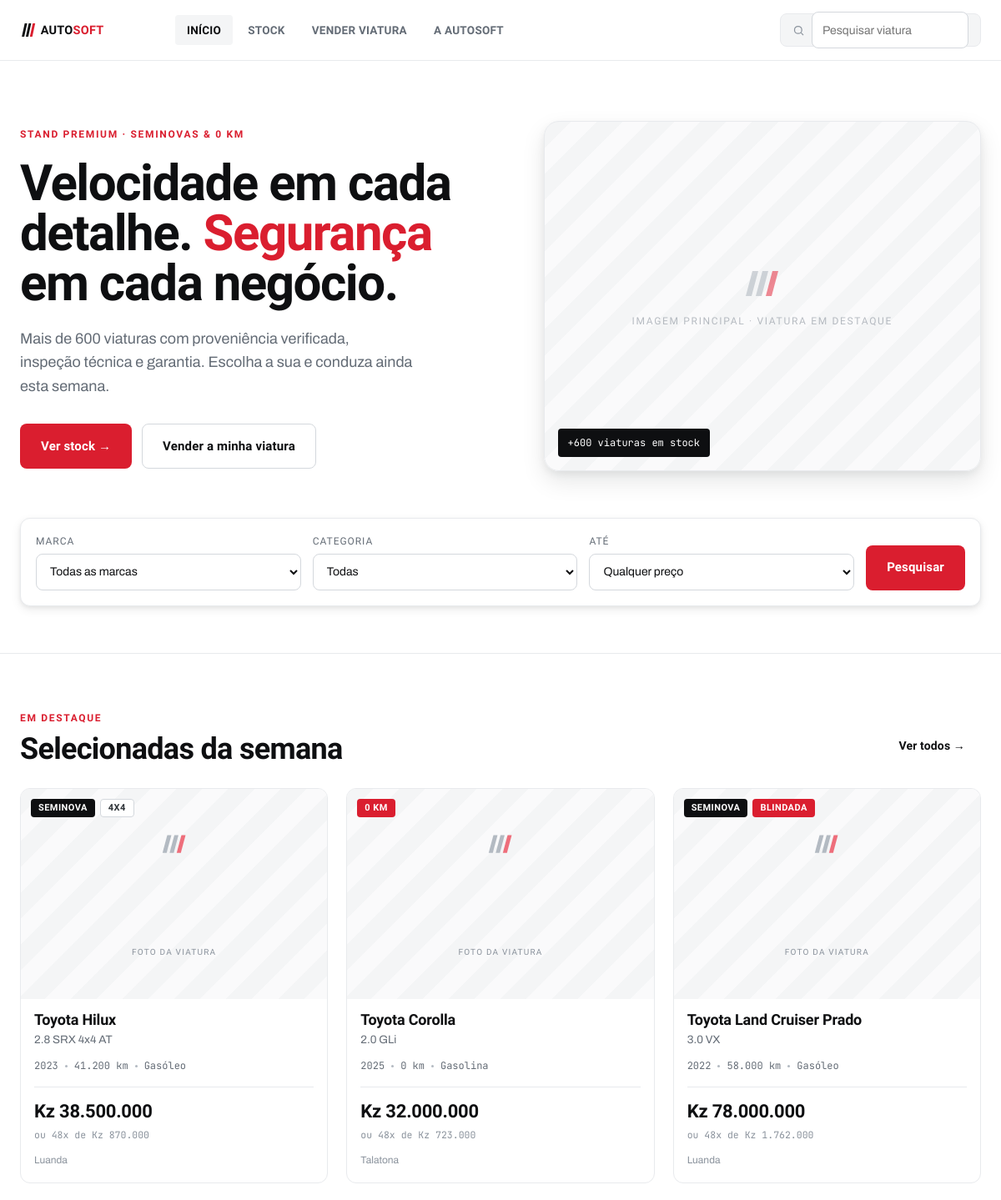
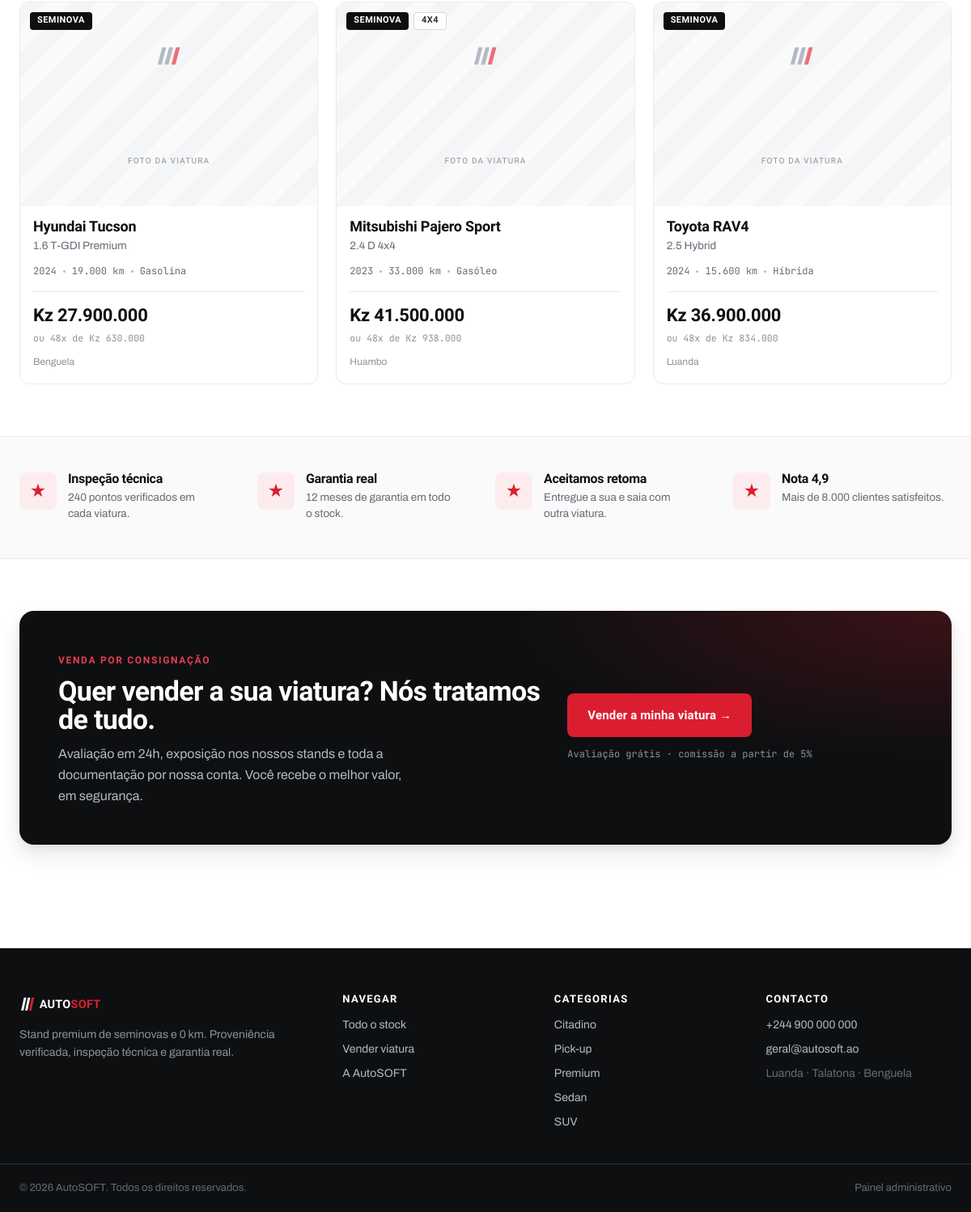
The page / on the database its author committed (2 pictures, top to bottom).
### tables this page shows
CREATE TABLE `vehicles` (
  `id`           INT UNSIGNED NOT NULL AUTO_INCREMENT,
  `brand_id`     INT UNSIGNED NOT NULL,
  `category_id`  INT UNSIGNED DEFAULT NULL,
  `model`        VARCHAR(140) NOT NULL,
  `version`      VARCHAR(180) DEFAULT NULL,
  `slug`         VARCHAR(220) NOT NULL,
  `year`         VARCHAR(12)  DEFAULT NULL,         
  `km`           INT UNSIGNED NOT NULL DEFAULT 0,
  `fuel`         VARCHAR(40)  DEFAULT NULL,         
  `transmission` VARCHAR(40)  DEFAULT NULL,         
  `power`        VARCHAR(40)  DEFAULT NULL,         
  `color`        VARCHAR(60)  DEFAULT NULL,
  `price`        BIGINT UNSIGNED NOT NULL DEFAULT 0,  
  `installment`  VARCHAR(120) DEFAULT NULL,         
  `location`     VARCHAR(80)  DEFAULT NULL,
  `condition`    ENUM('novo','seminova') NOT NULL DEFAULT 'seminova',
  `badges`       VARCHAR(180) DEFAULT NULL,         
  `description`  TEXT         DEFAULT NULL,
  `status`       ENUM('disponivel','reservado','vendido') NOT NULL DEFAULT 'disponivel',
  `featured`     TINYINT(1)   NOT NULL DEFAULT 0,
  `created_at`   TIMESTAMP    NOT NULL DEFAULT CURRENT_TIMESTAMP,
  `updated_at`   TIMESTAMP    NOT NULL DEFAULT CURRENT_TIMESTAMP ON UPDATE CURRENT_TIMESTAMP,
  PRIMARY KEY (`id`),
  UNIQUE KEY `uq_vehicle_slug` (`slug`),
  KEY `idx_vehicle_brand` (`brand_id`),
  KEY `idx_vehicle_category` (`category_id`),
  KEY `idx_vehicle_status` (`status`),
  CONSTRAINT `fk_vehicle_brand` FOREIGN KEY (`brand_id`)
      REFERENCES `brands` (`id`) ON DELETE CASCADE,
  CONSTRAINT `fk_vehicle_category` FOREIGN KEY (`category_id`)
      REFERENCES `categories` (`id`) ON DELETE SET NULL
);

CREATE TABLE `brands` (
  `id`         INT UNSIGNED NOT NULL AUTO_INCREMENT,
  `name`       VARCHAR(120) NOT NULL,
  `slug`       VARCHAR(140) NOT NULL,
  `created_at` TIMESTAMP    NOT NULL DEFAULT CURRENT_TIMESTAMP,
  PRIMARY KEY (`id`),
  UNIQUE KEY `uq_brand_slug` (`slug`)
);

CREATE TABLE `categories` (
  `id`          INT UNSIGNED NOT NULL AUTO_INCREMENT,
  `name`        VARCHAR(120) NOT NULL,
  `slug`        VARCHAR(140) NOT NULL,
  `description` VARCHAR(255) DEFAULT NULL,
  `created_at`  TIMESTAMP    NOT NULL DEFAULT CURRENT_TIMESTAMP,
  PRIMARY KEY (`id`),
  UNIQUE KEY `uq_category_slug` (`slug`)
);

### src/helpers.php (called while the page is built, shortened)
<?php
function e($v): string
{
    return htmlspecialchars((string) $v, ENT_QUOTES, 'UTF-8');
}
function url(string $path = ''): string
{
    $base = rtrim($GLOBALS['CONFIG']['base_url'], '/');
    if ($path === '' || $path === '/') {
        return $base === '' ? '/' : $base . '/';
    }
    return $base . '/' . ltrim($path, '/');
}
function asset(string $path): string
{
    return url('assets/' . ltrim($path, '/'));
}
function kz($value): string
{
    $n = (int) $value;
    return $GLOBALS['CONFIG']['currency'] . ' ' . number_format($n, 0, ',', '.');
}
function render(string $view, array $data = [], string $layout = 'layout'): void
{
    extract($data, EXTR_SKIP);
    $viewFile = __DIR__ . '/../views/' . $view . '.php';
    require $viewFile;
    $content = ob_get_clean();
    require __DIR__ . '/../views/' . $layout . '.php';
}
function q(string $key, $default = '')
{
    return isset($_GET[$key]) ? trim((string) $_GET[$key]) : $default;
}
function parse_badges(?string $s): array
{
    if (!$s) {
        return [];
    }
    return array_values(array_filter(array_map('trim', explode(',', $s))));
}

### controllers/site.php (called while the page is built, shortened)
<?php
function page_home(): void
{
    $featured = find_vehicles([
        'only_available' => true,
        'featured'       => true,
        'limit'          => 6,
    ]);
    render('home', [
        'title'      => 'AutoSOFT — Seu próximo carro',
        'featured'   => $featured,
        'brands'     => all_brands(),
        'categories' => all_categories(),
    ]);
}

### src/models.php (called while the page is built, shortened)
<?php
function all_categories(): array
{
    return db()->query('SELECT * FROM categories ORDER BY name')->fetchAll();
}
function vehicle_select_base(): string
{
    return "SELECT v.*, b.name AS brand_name, b.slug AS brand_slug,
                   c.name AS category_name, c.slug AS category_slug,
                   (SELECT path FROM vehicle_images vi WHERE vi.vehicle_id = v.id
                    ORDER BY vi.sort, vi.id LIMIT 1) AS cover
            FROM vehicles v
            JOIN brands b ON b.id = v.brand_id
            LEFT JOIN categories c ON c.id = v.category_id";
}
function find_vehicles(array $filters = []): array
{
    $sql = vehicle_select_base();
    $where = [];
    $params = [];
    if (!empty($filters['only_available'])) {
        $where[] = "v.status = 'disponivel'";
    }
    if (!empty($filters['featured'])) {
        $where[] = 'v.featured = 1';
    }
    if ($where) {
        $sql .= ' WHERE ' . implode(' AND ', $where);
    }
    switch ($filters['sort'] ?? '') {
        default:           $sql .= ' ORDER BY v.featured DESC, v.created_at DESC';
    }
    if (!empty($filters['limit'])) {
        $sql .= ' LIMIT ' . (int) $filters['limit'];
    }
    $st = db()->prepare($sql);
    $st->execute($params);
    return $st->fetchAll();
}

### src/db.php (called while the page is built)
<?php
function db(): PDO
{
    static $pdo = null;
    if ($pdo instanceof PDO) {
        return $pdo;
    }
    $cfg = $GLOBALS['CONFIG']['db'];
    $dsn = "mysql:host={$cfg['host']};port={$cfg['port']};dbname={$cfg['name']};charset={$cfg['charset']}";
    try {
        $pdo = new PDO($dsn, $cfg['user'], $cfg['pass'], [
            PDO::ATTR_ERRMODE            => PDO::ERRMODE_EXCEPTION,
            PDO::ATTR_DEFAULT_FETCH_MODE => PDO::FETCH_ASSOC,
            PDO::ATTR_EMULATE_PREPARES   => false,
        ]);
    } catch (PDOException $e) {
        http_response_code(500);
        die('Erro de ligação à base de dados: ' . htmlspecialchars($e->getMessage())
            . '<br>Verifique as credenciais em <code>config.php</code> e se importou <code>database/schema.sql</code>.');
    }
    return $pdo;
}

### src/components.php (the view)
<?php
function vehicle_card(array $v): string
{
    $href = url('/viatura/' . $v['slug']);
    $name = e($v['brand_name'] . ' ' . $v['model']);
    $year = e(substr((string) $v['year'], 0, 4));
    $km   = number_format((int) $v['km'], 0, ',', '.');
    $badges = '';
    if ((int) $v['km'] === 0) {
        $badges .= '<span class="badge badge-accent">0 km</span>';
    } elseif ($v['condition'] === 'seminova') {
        $badges .= '<span class="badge badge-ink">Seminova</span>';
    }
    foreach (parse_badges($v['badges'] ?? '') as $b) {
        $tone = in_array($b, ['Premium', 'Blindada']) ? 'badge-accent' : 'badge-neutral';
        $badges .= '<span class="badge ' . $tone . '">' . e($b) . '</span>';
    }
    if (!empty($v['cover'])) {
        $media = '<img src="' . upload_url($v['cover']) . '" alt="' . $name . '" loading="lazy">';
    } else {
        $media = '<div class="ph-stripes"><svg viewBox="0 0 48 48" width="34" height="34">'
            . '<polygon points="4,39 11,39 19,9 12,9" fill="var(--ink-300)"/>'
            . '<polygon points="16,39 23,39 31,9 24,9" fill="var(--ink-300)"/>'
            . '<polygon points="28,39 35,39 43,9 36,9" fill="var(--red-300)"/></svg>'
            . '<span>Foto da viatura</span></div>';
    }
    $installment = $v['installment'] ? '<div class="card-install">' . e($v['installment']) . '</div>' : '';
    $kzPrice = kz($v['price']);
    $version = e($v['version']);
    $fuel    = e($v['fuel']);
    $loc     = e($v['location']);
    return <<<HTML
<a class="vcard" href="{$href}">
  <div class="vcard-media">
    {$media}
    <div class="vcard-badges">{$badges}</div>
  </div>
  <div class="vcard-body">
    <h3 class="vcard-title">{$name}</h3>
    <p class="vcard-version">{$version}</p>
    <div class="vcard-specs">
      <span>{$year}</span><i></i><span>{$km} km</span><i></i><span>{$fuel}</span>
    </div>
    <div class="vcard-foot">
      <div class="card-price">{$kzPrice}</div>
      {$installment}
    </div>
    <div class="vcard-loc">{$loc}</div>
  </div>
</a>
HTML;
}

### views/home.php (shortened to what this page needs)
<?php  $navActive = 'home'; ?>
<section class="hero">
  <div class="container hero-grid">
    <div class="hero-copy">
      <span class="eyebrow">Stand premium · Seminovas &amp; 0 km</span>
      <h1>Velocidade em cada<br>detalhe. <span class="accent">Segurança</span><br>em cada negócio.</h1>
      <p>Mais de 600 viaturas com proveniência verificada, inspeção técnica e garantia.
         Escolha a sua e conduza ainda esta semana.</p>
      <div class="hero-cta">
        <a class="btn btn-lg btn-primary" href="<?= url('/estoque') ?>">Ver stock →</a>
        <a class="btn btn-lg btn-outline" href="<?= url('/vender') ?>">Vender a minha viatura</a>
      </div>
    </div>
    <div class="hero-media ph-stripes">
      <div class="ph-inner">
        <svg viewBox="0 0 48 48" width="48" height="48"><polygon points="4,39 11,39 19,9 12,9" fill="var(--ink-300)"/><polygon points="16,39 23,39 31,9 24,9" fill="var(--ink-300)"/><polygon points="28,39 35,39 43,9 36,9" fill="var(--red-400)"/></svg>
        <span>Imagem principal · viatura em destaque</span>
      </div>
      <span class="hero-tag">+600 viaturas em stock</span>
    </div>
  </div>
  <div class="container">
    <form class="quick-search" action="<?= url('/estoque') ?>" method="get">
      <label>Marca
        <select name="marca">
          <option value="">Todas as marcas</option>
        </select>
      </label>
      <label>Categoria
        <select name="categoria">
          <option value="">Todas</option>
        </select>
      </label>
      <label>Até
        <select name="preco_max">
          <option value="">Qualquer preço</option>
        </select>
      </label>
      <button class="btn btn-lg btn-primary" type="submit">Pesquisar</button>
    </form>
  </div>
</section>
<section class="container section">
  <div class="section-head">
    <div>
      <span class="eyebrow">Em destaque</span>
      <h2>Selecionadas da semana</h2>
    </div>
    <a class="btn btn-ghost" href="<?= url('/estoque') ?>">Ver todos →</a>
  </div>
  <div class="grid-3">
    <?php foreach ($featured as $v) { echo vehicle_card($v); } ?>
  </div>
</section>
<section class="trust-strip">
  <div class="container trust-grid">
    <?php
    $trust = [
      ['Inspeção técnica', '240 pontos verificados em cada viatura.'],
      ['Garantia real', '12 meses de garantia em todo o stock.'],
      ['Aceitamos retoma', 'Entregue a sua e saia com outra viatura.'],
      ['Nota 4,9', 'Mais de 8.000 clientes satisfeitos.'],
    ];
    foreach ($trust as [$h, $p]): ?>
      <div class="trust-item">
        <span class="trust-ico">★</span>
        <div><h4><?= e($h) ?></h4><p><?= e($p) ?></p></div>
      </div>
    <?php endforeach; ?>
  </div>
</section>
<section class="container section">
  <div class="consign">
    <div class="consign-glow"></div>
    <div class="consign-copy">
      <span class="eyebrow eyebrow-red">Venda por consignação</span>
      <h2>Quer vender a sua viatura? Nós tratamos de tudo.</h2>
      <p>Avaliação em 24h, exposição nos nossos stands e toda a documentação por nossa conta.
         Você recebe o melhor valor, em segurança.</p>
    </div>
    <div class="consign-cta">
      <a class="btn btn-lg btn-primary" href="<?= url('/vender') ?>">Vender a minha viatura →</a>
      <span class="mono-note">Avaliação grátis · comissão a partir de 5%</span>
    </div>
  </div>
</section>

### index.php (shortened to what this page needs)
<?php
require __DIR__ . '/src/db.php';
require __DIR__ . '/src/helpers.php';
require __DIR__ . '/src/models.php';
require __DIR__ . '/src/components.php';
require __DIR__ . '/controllers/site.php';
$uri  = parse_url($_SERVER['REQUEST_URI'], PHP_URL_PATH) ?? '/';
$path  = trim($uri, '/');
$parts = $path === '' ? [] : explode('/', $path);
try {
    switch ($parts[0] ?? '') {
        case '':
            page_home();
            break;
    }
} catch (Throwable $ex) {
    http_response_code(500);
    echo '<pre style="padding:24px;font-family:monospace">Erro: '
        . e($ex->getMessage()) . "\n" . e($ex->getFile()) . ':' . $ex->getLine() . '</pre>';
}

### views/layout.php (shortened to what this page needs)
<!DOCTYPE html>
<html lang="pt-AO">
<head>
<link rel="stylesheet" href="<?= asset('site.css') ?>">
</head>
<body>
<?php
$navActive = $navActive ?? '';
$links = [
    ['home',    'Início',         url('/')],
    ['catalog', 'Stock',          url('/estoque')],
    ['sell',    'Vender viatura', url('/vender')],
    ['about',   'A AutoSOFT',     url('/sobre')],
];
?>
<header class="site-header">
  <div class="container header-inner">
    <a href="<?= url('/') ?>" class="logo" aria-label="AutoSOFT">
      <svg viewBox="0 0 280 48" width="150" height="26" role="img">
        <text x="46" y="34" font-family="Saira, sans-serif" font-weight="800" font-size="27" letter-spacing="0.5">
          <tspan fill="#0E0F11">AUTO</tspan><tspan fill="#DA1E2F">SOFT</tspan>
        </text>
      </svg>
    </a>
    <nav class="main-nav">
      <?php foreach ($links as [$id, $label, $href]): ?>
        <a href="<?= $href ?>" class="<?= $navActive === $id ? 'active' : '' ?>"><?= e($label) ?></a>
      <?php endforeach; ?>
    </nav>
    <form class="header-search" action="<?= url('/estoque') ?>" method="get">
      <svg width="17" height="17" viewBox="0 0 24 24" fill="none" stroke="currentColor" stroke-width="2"><circle cx="11" cy="11" r="7"/><path d="m21 21-4.3-4.3"/></svg>
      <input type="search" name="q" placeholder="Pesquisar viatura" value="<?= e(q('q')) ?>">
    </form>
  </div>
</header>
<main>
<?= $content ?>
</main>
<footer class="site-footer">
  <div class="container footer-grid">
    <div class="footer-brand">
      <svg viewBox="0 0 280 48" width="150" height="26" role="img">
        <text x="46" y="34" font-family="Saira, sans-serif" font-weight="800" font-size="27" letter-spacing="0.5">
          <tspan fill="#FFFFFF">AUTO</tspan><tspan fill="#DA1E2F">SOFT</tspan>
        </text>
      </svg>
      <p>Stand premium de seminovas e 0 km. Proveniência verificada, inspeção técnica e garantia real.</p>
    </div>
    <div class="footer-col">
      <h4>Navegar</h4>
      <a href="<?= url('/estoque') ?>">Todo o stock</a>
      <a href="<?= url('/vender') ?>">Vender viatura</a>
      <a href="<?= url('/sobre') ?>">A AutoSOFT</a>
    </div>
    <div class="footer-col">
      <h4>Categorias</h4>
      <?php foreach (array_slice(all_categories(), 0, 5) as $c): ?>
        <a href="<?= url('/categoria/' . $c['slug']) ?>"><?= e($c['name']) ?></a>
      <?php endforeach; ?>
    </div>
    <div class="footer-col">
      <h4>Contacto</h4>
      <a href="tel:+244900000000">+244 900 000 000</a>
      <a href="mailto:geral@autosoft.ao">geral@autosoft.ao</a>
      <span class="footer-muted">Luanda · Talatona · Benguela</span>
    </div>
  </div>
  <div class="container footer-bottom">
    <span>© <?= date('Y') ?> AutoSOFT. Todos os direitos reservados.</span>
    <a href="<?= url('/admin') ?>">Painel administrativo</a>
  </div>
</footer>
</body>
</html>

### rows shown on the page
vehicles: condition "SEMINOVA", badges "4X4", name "Toyota Hilux", version "2.8 SRX 4x4 AT", year "2023", km "41.200", fuel "Gasóleo", price "Kz 38.500.000", installment "ou 48x de Kz 870.000", location "Luanda"
vehicles: shows "0 KM", name "Toyota Corolla", version "2.0 GLi", year "2025", km "0", fuel "Gasolina", price "Kz 32.000.000", installment "ou 48x de Kz 723.000", location "Talatona"
vehicles: condition "SEMINOVA", badges "BLINDADA", name "Toyota Land Cruiser Prado", version "3.0 VX", year "2022", km "58.000", fuel "Gasóleo", price "Kz 78.000.000", installment "ou 48x de Kz 1.762.000", location "Luanda"
vehicles: condition "SEMINOVA", name "Hyundai Tucson", version "1.6 T-GDI Premium", year "2024", km "19.000", fuel "Gasolina", price "Kz 27.900.000", installment "ou 48x de Kz 630.000", location "Benguela"
vehicles: condition "SEMINOVA", badges "4X4", name "Mitsubishi Pajero Sport", version "2.4 D 4x4", year "2023", km "33.000", fuel "Gasóleo", price "Kz 41.500.000", installment "ou 48x de Kz 938.000", location "Huambo"
vehicles: condition "SEMINOVA", name "Toyota RAV4", version "2.5 Hybrid", year "2024", km "15.600", fuel "Híbrida", price "Kz 36.900.000", installment "ou 48x de Kz 834.000", location "Luanda"
categories: name "Citadino"
categories: name "Pick-up"
categories: name "Premium"
categories: name "Sedan"
categories: name "SUV"

### other values the page prints
$label "INÍCIO"
$label "STOCK"
$label "VENDER VIATURA"
$label "A AUTOSOFT"
$h "Inspeção técnica"
$p "240 pontos verificados em cada viatura."
$h "Garantia real"
$p "12 meses de garantia em todo o stock."
$h "Aceitamos retoma"
$p "Entregue a sua e saia com outra viatura."
$h "Nota 4,9"
$p "Mais de 8.000 clientes satisfeitos."
